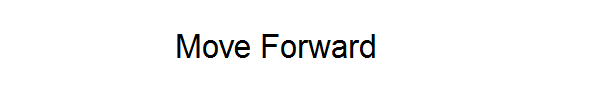
#> input picture blank.bmp, 600 x 100 px; its folder holds 6 pictures in this run
$ python mark3.py
#> lines starting #> are read from the running program, lines starting #| are printed output that depends on the picture; after the words box and inside, x2 and y2 are one past the last pixel; in counts of white or black regions, pixels touching at a corner belong together
import freenect
import cv2
import numpy as np
from functions import *

def nothing(x):
    pass

#cv2.namedWindow('edge')
cv2.namedWindow('Video')
cv2.moveWindow('Video',5,5)
cv2.namedWindow('Navig',cv2.WINDOW_AUTOSIZE)
cv2.resizeWindow('Navig',400,100)
cv2.moveWindow('Navig',700,5)
#cv2.namedWindow('Fin')
#cv2.namedWindow('Win')
kernel = np.ones((5, 5), np.uint8)


print('Press \'b\' in window to stop')
cv2.createTrackbar('val1', 'Video', 37, 1000, nothing)
cv2.createTrackbar('val2', 'Video', 43, 1000, nothing)
cv2.createTrackbar('bin', 'Video',20,50,nothing)
cv2.createTrackbar('erode', 'Video',4,10,nothing)#after plenty of testing
imn=cv2.imread('blank.bmp')
#> imn is the input picture: shape (100, 600, 3); mean B, G, R 248.6, 248.6, 248.6
#cv2.createTrackbar('dilate', 'edge',0,10,nothing)
def pretty_depth(depth):
    np.clip(depth, 0, 2**10 - 1, depth)
    depth >>= 2
    depth = depth.astype(np.uint8)
    return depth

while 1:
    imn=cv2.imread('blank.bmp')
    cv2.imshow('Navig',imn)
    flag120 = [1, 1, 1, 1]
    flag140=[1, 1, 1, 1]
    f14=0
    f12=0
    f10=0
    f8=0
    #get kinect input__________________________________________________________________________
    #dst = pretty_depth(freenect.sync_get_depth()[0])#input from kinect
    dst = cv2.imread('75.jpg')
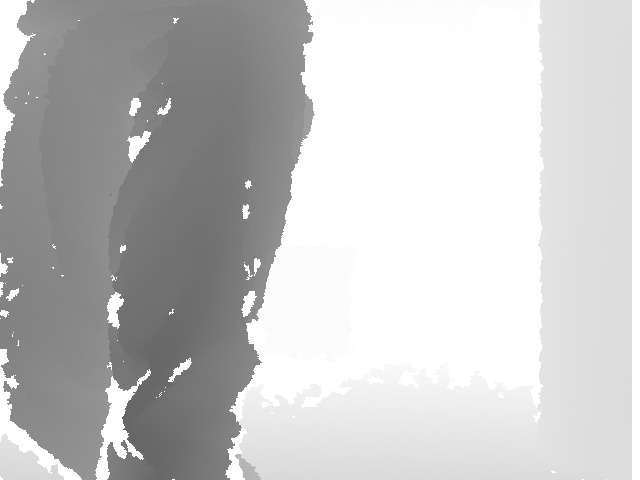
#> input picture 75.jpg, 640 x 480 px
#> dst is the input picture: shape (480, 640, 3); min 97, max 255, mean 197.6
    #orig = freenect.sync_get_video()[0]
    #orig = cv2.cvtColor(orig,cv2.COLOR_BGR2RGB) #to get RGB image, which we don't want
    #cv2.flip(orig, 0, orig)#since we keep kinect upside-down
    #cv2.flip(orig, 1,orig)# thus correcting upside-down mirror effect
    cv2.flip(dst, 0, dst)#since we keep kinect upside-down
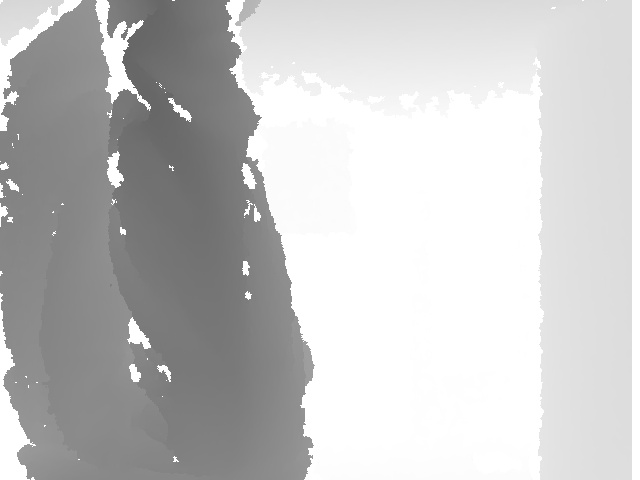
#> dst: shape (480, 640, 3); min 97, max 255, mean 197.6
    cv2.flip(dst, 1,dst)# thus correcting upside-down mirror effect
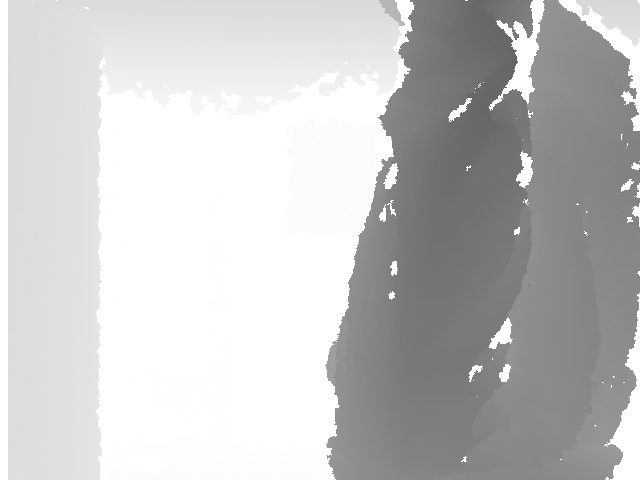
#> dst: shape (480, 640, 3); min 97, max 255, mean 197.6

    #rectangular border (improved edge detection + closed contours)___________________________
    cv2.rectangle(dst,(0,0),(640,480),(40,100,0),2)
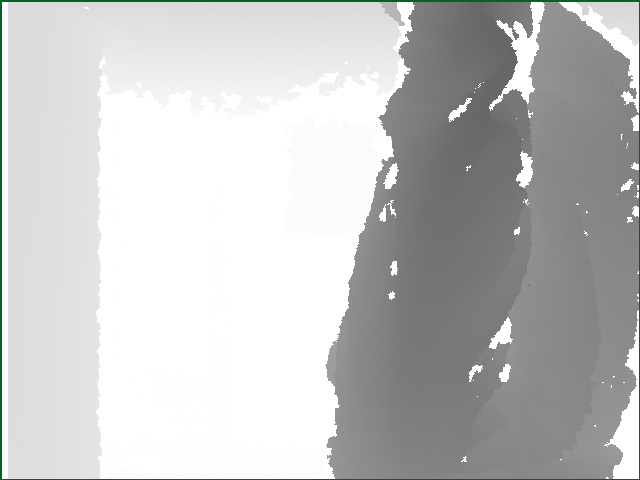
#> dst: shape (480, 640, 3); 1.09% of pixels changed, all inside (x1, y1, x2, y2) = (0, 0, 640, 480)
    #image binning (for distinct edges)________________________________________________________
    binn=cv2.getTrackbarPos('bin', 'Video')
    e=cv2.getTrackbarPos('erode', 'Video')
    #d=cv2.getTrackbarPos('dilate', 'edge')
    dst = (dst/binn)*binn
    #dst = (dst/20)*20 #after plenty of testing
    dst=cv2.erode(dst, kernel, iterations=e)
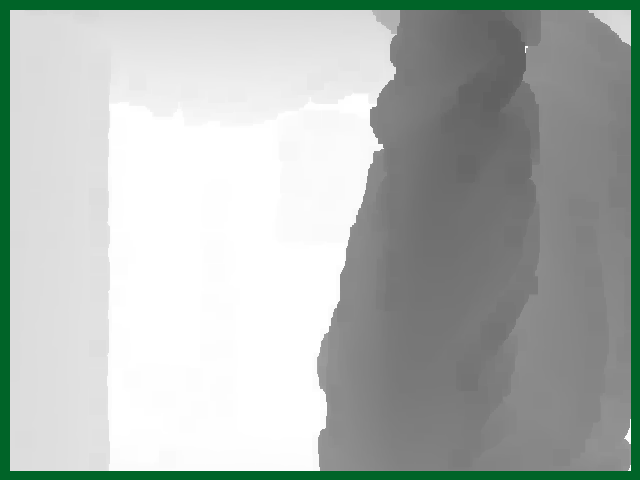
#> dst: shape (480, 640, 3) float64; mean B, G, R 179.2, 183.3, 176.5
    #dst=cv2.dilate(dst, kernel, iterations=d)#dilations don't help
    #Video detection___________________________________________________________________________
    v1 = 37
    v2 = 43
    v1 = cv2.getTrackbarPos('val1', 'Video')
    v2 = cv2.getTrackbarPos('val2', 'Video')
#> (the run stopped early here; a loop or call above may not have finished)
